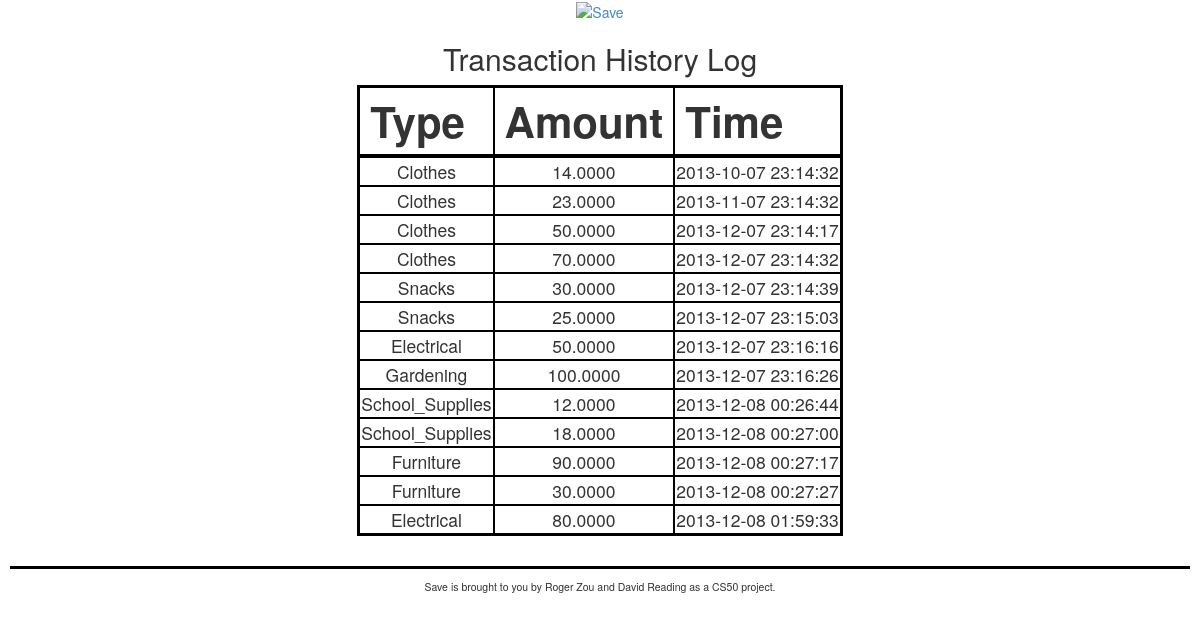
Page /public/history.php (signed in) on the committed database.
### tables this page shows
CREATE TABLE `total` (
  `id` int(10) NOT NULL,
  `amount` decimal(65,4) unsigned NOT NULL,
  `time` datetime NOT NULL,
  `type` varchar(25) NOT NULL,
  PRIMARY KEY (`time`),
  KEY `time` (`time`),
  KEY `time_2` (`time`)
);

### public/history.php (called while the page is built, shortened)
<?php
    $history = query("SELECT type, amount, time FROM total WHERE id = ?", $_SESSION["id"]);
    render("history_form.php", ["title" => "History", "history" => $history]);
?>

### templates/history_form.php (the view)
<h2>Transaction History Log</h2>
<table>
    <thead>
        <th>Type</th>
        <th>Amount</th>
        <th>Time</th>
    </head>
    <tbody>
    <?php
    foreach ($history as $entry)
    {
        echo "<tr>";
        echo "<td>" . $entry["type"] . "</td>";
        echo "<td>" . $entry["amount"] . "</td>";
        echo "<td>" . $entry["time"] . "</td>";
        echo "</tr>";
    }
    ?>
    </tbody>
</table>
<br/>

### includes/functions.php (shortened to what this page needs)
<?php
    function query()
    {
        $sql = func_get_arg(0);
        $parameters = array_slice(func_get_args(), 1);
        static $handle;
        if (!isset($handle))
        {
            try
            {
                $handle = new PDO("mysql:dbname=" . DATABASE . ";host=" . SERVER, USERNAME, PASSWORD);
                $handle->setAttribute(PDO::ATTR_EMULATE_PREPARES, false);
            }
            catch (Exception $e)
            {
                trigger_error($e->getMessage(), E_USER_ERROR);
                exit;
            }
        }
        $statement = $handle->prepare($sql);
        $results = $statement->execute($parameters);
        if ($results !== false)
        {
            return $statement->fetchAll(PDO::FETCH_ASSOC);
        }
        else
        {
            return false;
        }
    }
    function render($template, $values = [])
    {
        if (file_exists("../templates/$template"))
        {
            extract($values);
            require("../templates/header.php");
            require("../templates/$template");
            require("../templates/footer.php");
        }
        else
        {
            trigger_error("Invalid template: $template", E_USER_ERROR);
        }
    }
?>

### templates/header.php (shortened to what this page needs)
<!DOCTYPE html>
<html>
    <head>
        <link href="/finalproject/public/css/bootstrap.min.css" rel="stylesheet"/>
        <link href="/finalproject/public/css/bootstrap-theme.min.css" rel="stylesheet"/>
        <link href="/finalproject/public/css/styles.css" rel="stylesheet"/>
    </head>
    <body>
        <div>
               <div id="top" style="text-align:center;">
                <a href="/"><img src="http://upload.wikimedia.org/wikipedia/commons/3/3f/Logo_SAVE.JPG" alt="Save" height="90" width="182"></a>
            </div>
            <div id="middle">

### templates/footer.php
            </div>
            <div id="bottom">
                Save is brought to you by Roger Zou and David Reading as a CS50 project.
            </div>
        </div>
    </body>
</html>

### templates/header.php (style rules this page uses)
#top, #middle, #bottom { text-align:center;" }
body { background-image:url('http://1.bp.blogspot.com/_w0r3cYUSD7A/SrbWEoeK5eI/AAAAAAAAB1g/7pIN_-6v9JE/s1600/CoffeeShop%2BVintage%2BGreen%2Bbackground%2Bweb.jpg'); }
#top { background-color: #fff; }
#bottom { border-top-style:solid; border-top-color: #000; padding: 10px; margin: 10px; font-size: .75em; }
table { border: 3px solid black; margin-left: auto; margin-right: auto; }
table thead th { font-weight:bold; font-size:3em; border: 2px solid black; border-bottom: 4px solid black; padding: 3px 10px; }
table tbody tr td { font-size:1.25em; border: 2px solid black;' padding: 1px 3px; }

### rows in the picture
total: type "Clothes", amount "14.0000", time "2013-10-07 23:14:32"
total: type "Clothes", amount "23.0000", time "2013-11-07 23:14:32"
total: type "Clothes", amount "50.0000", time "2013-12-07 23:14:17"
total: type "Clothes", amount "70.0000", time "2013-12-07 23:14:32"
total: type "Snacks", amount "30.0000", time "2013-12-07 23:14:39"
total: type "Snacks", amount "25.0000", time "2013-12-07 23:15:03"
total: type "Electrical", amount "50.0000", time "2013-12-07 23:16:16"
total: type "Gardening", amount "100.0000", time "2013-12-07 23:16:26"
total: type "School_Supplies", amount "12.0000", time "2013-12-08 00:26:44"
total: type "School_Supplies", amount "18.0000", time "2013-12-08 00:27:00"
total: type "Furniture", amount "90.0000", time "2013-12-08 00:27:17"
total: type "Furniture", amount "30.0000", time "2013-12-08 00:27:27"
total: type "Electrical", amount "80.0000", time "2013-12-08 01:59:33"
